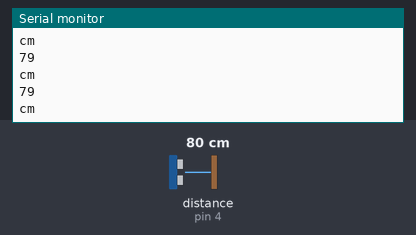
Simulated run of this sketch. Board: Arduino Uno, built with avr-gcc and run on an emulated ATmega328P. Parts: the last lines printed to the serial monitor. Wiring (inferred from the names in the program): ultrasonic range finder: trigger pin 2; echo pin 4. Inputs (shaded band) come from the test bench; at power-on: distance to the obstacle (sensor on pin 4) 80 cm. The echo pulse lasts 58.3 µs per cm.

Above: at 1.2 s.
1.3 s: distance to the obstacle (sensor on pin 4) set to 2 cm
At 1.72 s:
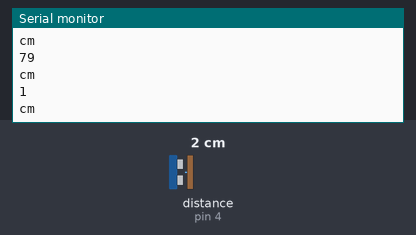
2.8 s: distance to the obstacle (sensor on pin 4) set to 4 cm
At 3.22 s:
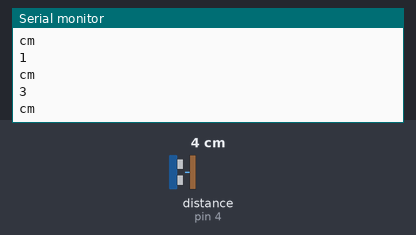
Timing chart, 0 to 5.8 s (numbered marks = the images above; inputs shaded):
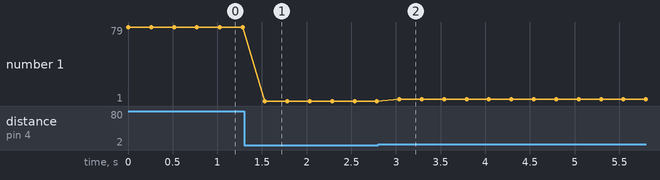

The sketch:

HC-SRO4_demo.ino
```cpp
int trig_pin = 2; //Trig
int echo_pin = 4; //Echo
long duration, cm;
void setup() {
  pinMode(trig_pin, OUTPUT); //Set trig to OUTPUT
  pinMode(echo_pin, INPUT); //Set Echo to INPUT
  Serial.begin(9600); //Serial port begins at this baud rate
}

void loop() {
  //The sensor is trigger by a HIGH pulse of 10 or more microseconds.
  //Give a short LOW inpuls beforehand to ensure a clean HIGH pulse.
  digitalWrite(trig_pin, LOW);
  delayMicroseconds(5);
  digitalWrite(trig_pin, HIGH);
  delayMicroseconds(10);
  digitalWrite(trig_pin, LOW);

  //Read the signal from the sensor: a HIGH pulse whose duration is a time (in microseconds)
  //from the sending of the pin to the reception of its echo off an object.
  duration = pulseIn(echo_pin, HIGH);

  //Convert the time into a distance
  cm = (duration/2)*0.0343;

  if(cm>=0 && cm<=400){
    Serial.println(cm);
    Serial.println("cm");
    Serial.println();

    delay(250);
  }else{
    Serial.println("Object out of range!");
  }

}
```

Measured:
- after the input at 1.3 s, the serial monitor: prints a new line after 0.23 s (image 1)
- after the input at 2.8 s, the serial monitor: prints a new line after 0.24 s (image 2)
- plotted number 1: 79 → 1 after the input at 1.3 s, 1 → 3 after the input at 2.8 s
